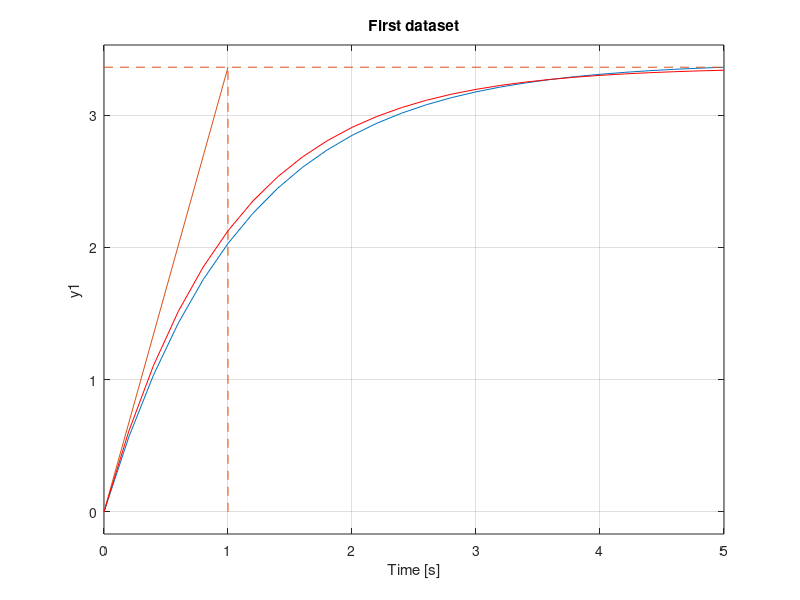
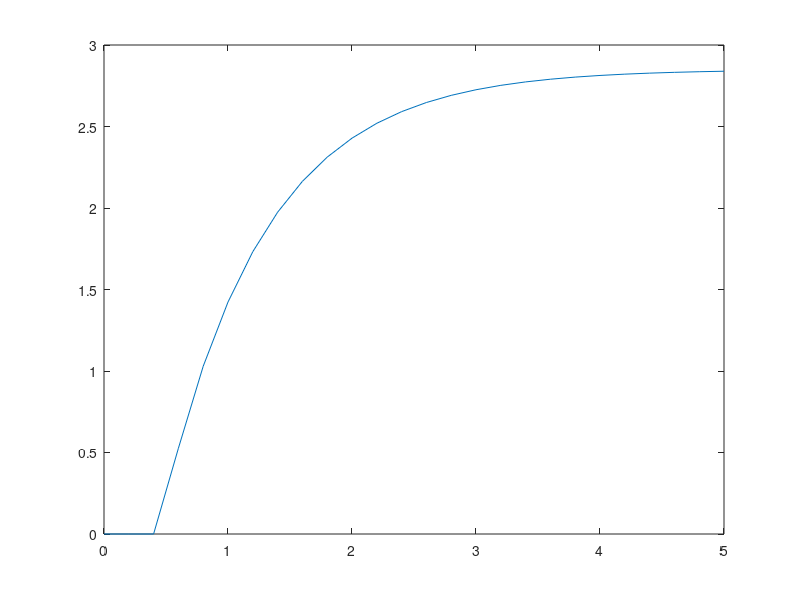

Reproduce these figures in MATLAB, in order. (Note: this script raises an error after producing the figures.)
%% First dataset
clear all

t = [0, 0.2000, 0.4000, 0.6000, 0.8000, 1.0000, 1.2000, 1.4000, 1.6000, 1.8000, 2.0000, 2.2000, 2.4000, 2.6000, 2.8000, 3.0000, 3.2000, 3.4000, 3.6000, 3.8000, 4.0000, 4.2000, 4.4000, 4.6000, 4.8000, 5.0000];
y = [0, 0.5652, 1.0365, 1.4294, 1.7570, 2.0302, 2.2579, 2.4478, 2.6061, 2.7381, 2.8481, 2.9399, 3.0163, 3.0801, 3.1333, 3.1776, 3.2146, 3.2454, 3.2711, 3.2926, 3.3104, 3.3253, 3.3377, 3.3481, 3.3567, 3.3639];

figure,
plot(t, y)
hold on

% tangent method
T = 1;

y_0 = y(1); 
y_st = y(end);

m_st = 1; % deoarece semnalul de intrare este de tip treapta
m_0 = 0;

k = (y_st - y_0) / (m_st - m_0);

H = tf(k, [T, 1]);

line([0, m_st], [0, y_st])
line([0, 5], [y_st, y_st], 'LineStyle', '--')
line([m_st, m_st], [0, y_st], 'LineStyle', '--')
hold on

step(H, t, 'r')
hold off
title("First dataset");
%% Second dataset
clear all

t = [0, 0.2000, 0.4000, 0.6000, 0.8000, 1.0000, 1.2000, 1.4000, 1.6000, 1.8000, 2.0000, 2.2000, 2.4000, 2.6000, 2.8000, 3.0000, 3.2000, 3.4000, 3.6000, 3.8000, 4.0000, 4.2000, 4.4000, 4.6000, 4.8000, 5.0000];
y = [0, 0, 0, 0.5262, 1.0291, 1.4232, 1.7320, 1.9740, 2.1636, 2.3121, 2.4285, 2.5198, 2.5912, 2.6472, 2.6911, 2.7255, 2.7525, 2.7736, 2.7901, 2.8031, 2.8132, 2.8212, 2.8274, 2.8323, 2.8361, 2.8391];

figure,
plot(t, y)
hold on

% tangent method
y_0 = y(1); 
y_st = y(end);

m_st = 1; % deoarece semnalul de intrare este de tip treapta
m_0 = 0;

k = (y_st - y_0) / (m_st - m_0);

t_m = 0.4;
T_total = 1.134;
T = T_total - t_m;

H = tf(k, [T, 1], 'IOdelay', t_m);
line([0.4, m_st], [0, y_st])
line([0, 5], [y_st, y_st], 'LineStyle', '--')
line([m_st, m_st], [0, y_st], 'LineStyle', '--')
hold on

step(H, t, 'r')
hold off
title("Second dataset");
%% Third dataset 
clear all;

t = [0, 0.2000, 0.4000, 0.6000, 0.8000, 1.0000, 1.2000, 1.4000, 1.6000, 1.8000, 2.0000, 2.2000, 2.4000, 2.6000, 2.8000, 3.0000, 3.2000, 3.4000, 3.6000, 3.8000, 4.0000, 4.2000, 4.4000, 4.6000, 4.8000, 5.0000];
y = [0, 0.3196, 1.0179, 1.8455, 2.6711, 3.4310, 4.0994, 4.6710, 5.1508, 5.5485, 5.8750, 6.1413, 6.3576, 6.5326, 6.6739, 6.7876, 6.8791, 6.9527, 7.0117, 7.0590, 7.0970, 7.1274, 7.1518, 7.1714, 7.1870, 7.1996];

figure,
plot(t, y);
hold on

% Tangent method
y_0 = y(1); 
y_st = y(end);

m_st = 1; % deoarece semnalul de intrare este de tip treapta
m_0 = 0;

k = (y_st - y_0) / (m_st - m_0);

t_m = 0.2;
T1 = 2.17;
t2 = 1.89;
T = t2 - t_m;

H = tf(k, [T, 1], 'IOdelay', t_m);

line([0.2, m_st], [0, y_st])
line([0, 5], [y_st, y_st], 'LineStyle', '--')
line([m_st, m_st], [0, y_st], 'LineStyle', '--')
hold on

step(H, t, 'r')
hold on
% Cohen-Coon method
y28 = 0.28*y(end)
y632 = 0.632*y(end)

t28 = 0.64;
t632 = 1.35;

T = 1.5 * (t632 - t28);
t_m = 1.5 * (t28 - t632 / 3);
alfa = T/t_m;

H = tf(k, [T 1], 'IOdelay', t_m);

step(H, t, 'g')
hold off
title("Third dataset");